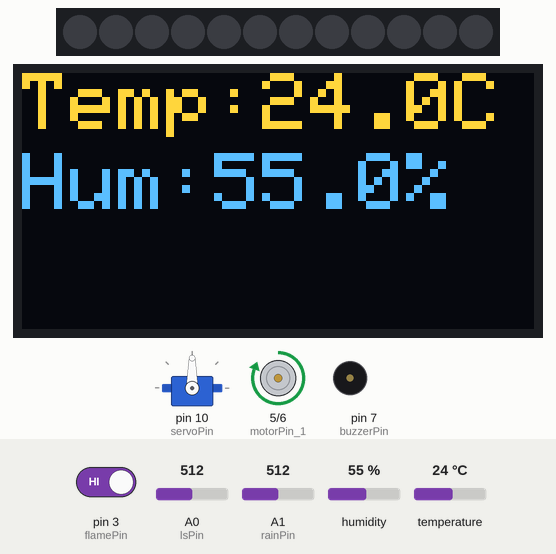
Recording of a sketch running on a simulated Arduino Uno, built with avr-gcc and run on an emulated ATmega328P. Shown: 12 RGB LEDs in strip order, left to right, servo, 128×64 one-colour display, motor-driver pin pairs drawn as motors (green arrow = first pin HIGH = forward, orange = second pin HIGH = backward, longer = more drive), buzzer (waves = sounding, pin HIGH). The test bench sets the inputs (shaded band); at power-on: pin 3 (flamePin) HIGH, A0 (lsPin) = 512, A1 (rainPin) = 512, humidity 55 %, temperature 24 °C. Dim RGB values are drawn brighter than linear; the OLED is the two-colour kind (top 16 rows yellow); what the sketch prints to the serial monitor is not drawn.

Above: at 5.5 s.
5.6 s: pin 3 (flamePin) driven LOW
At 11.0 s:
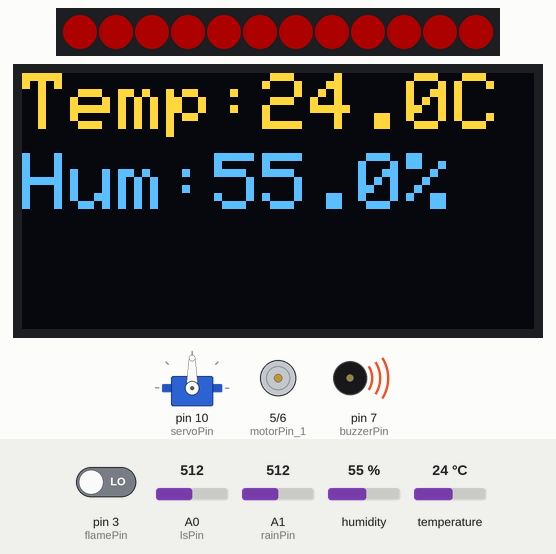
11.5 s: pin 3 (flamePin) driven HIGH
At 13.4 s:
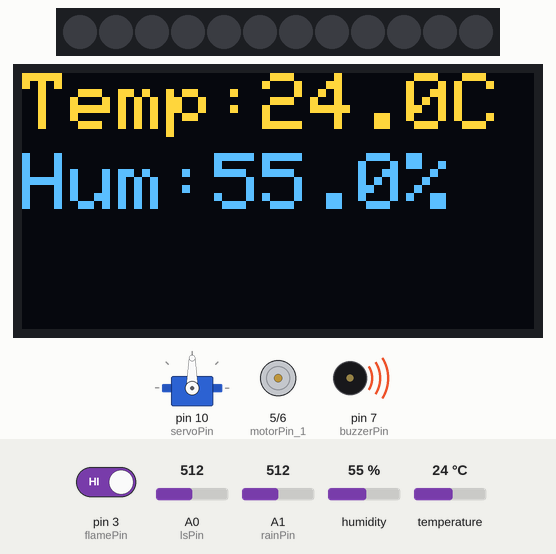
17.1 s: A0 (lsPin) set to 163
18.6 s: A0 (lsPin) set to 140
At 22.6 s:
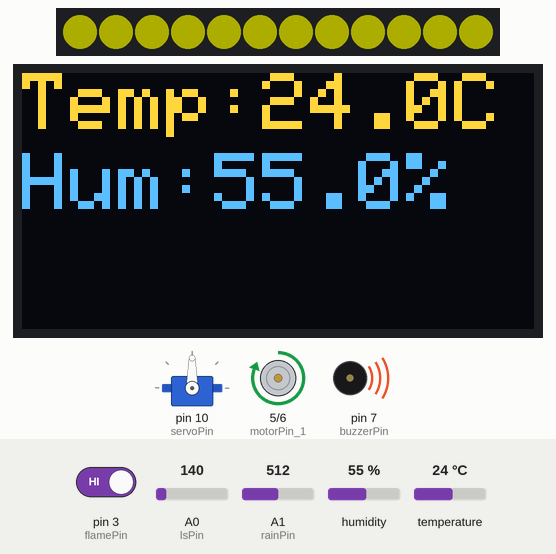
25.9 s: A1 (rainPin) set to 688
31.3 s: A1 (rainPin) set to 719
At 41.5 s:
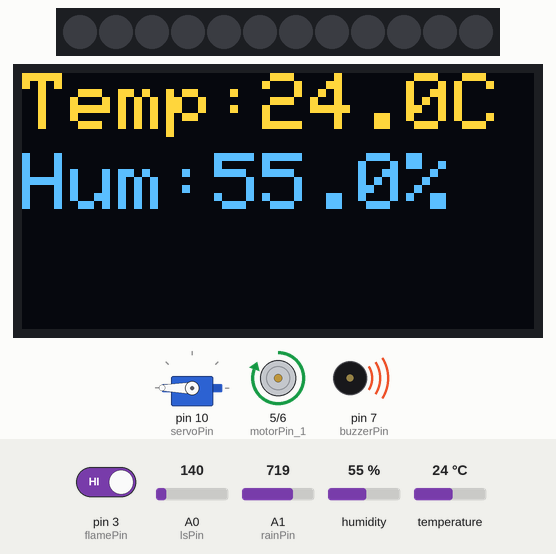
Timing chart, 0 to 43.0 s (numbered marks = the images above; inputs shaded):
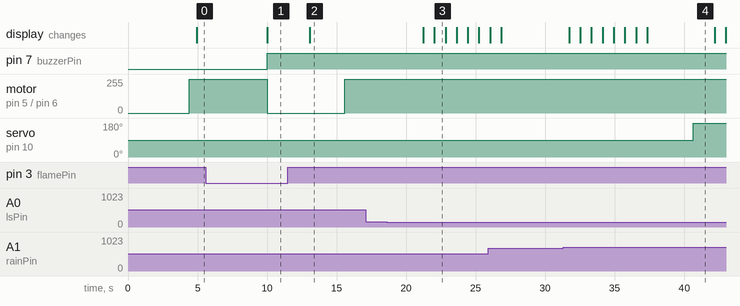

The sketch:

combined_simple_oled_check_2.ino
```cpp
// ---------- Libraries  ----------
#include <Adafruit_NeoPixel.h>    // 12 bit RGB LED library
#include <DHT.h>               // DHT11 temp & humi sensor library
#include <Servo.h>            // use Servo library
#include <Wire.h>             // I2C communication library
#include <Adafruit_GFX.h>     // Graphics library
#include <Adafruit_SSD1306.h> // OLED display library

// ---------- Pin Def., Objects & Variables ----------
// 12 bit RGB LED + light sensor
int LED_PIN = 8; // Connect to D (DIN)
int LED_COUNT = 12; // 12 LEDs on ring
Adafruit_NeoPixel strip(LED_COUNT, LED_PIN, NEO_GRB + NEO_KHZ800); // Create a NeoPixel LED strip object
int lsPin = A0; // set light sensor=A0
int lsValue;    // light sensor value
int lsThs = 150;

// DHT11 temp & humi sensor + DC motor
int dhtPin = 2; // DHT11 data pin
int dhtType = DHT11;
DHT dht(dhtPin, dhtType);
float humi;
float temp;
int motorPin_1 = 5; // DRV8833 IN1
int motorPin_2 = 6; // DRV8833 IN2
int medWarm = 22;   // replace tempThs_1 with medWarm
int veryWarm = 24;  // replace tempThs_2 with veryWarm

// rain sensor + servo motor
int rainPin = A1;
int rainValue;
int lightRainThs = 700; // light rain threshold
int heavyRainThs = 400; // heavy rain threshold
int servoPin = 10;
int winClosDeg = 0;
int winHalfDeg = 90;
int winOpenDeg = 180;
Servo windowServo;

// flame sensor + buzzer
int flamePin = 3;
bool flameValue;
int buzzerPin = 7;
bool fireDetected = false;  // Flag to indicate if fire is detected
int countFire = 0;          // Counter for flame sensor readings
int countNoFire = 0;        // Counter for no fire readings
bool fireTriggered = false; // Flag to indicate if fire safety action has been triggered

// OLED display
int SCREEN_WIDTH = 128;
int SCREEN_HEIGHT = 64;
int OLED_ADDR = 0x3C; // I2C address for OLED display
Adafruit_SSD1306 display(SCREEN_WIDTH, SCREEN_HEIGHT, &Wire, -1);
bool oledReady = false;

bool initOLED()
{
    Wire.begin();

    if (!display.begin(SSD1306_SWITCHCAPVCC, OLED_ADDR))
    {
        Serial.println("OLED init failed. Check wiring/address/ram.");
        return false;
    }

    display.clearDisplay();
    display.setTextSize(2);
    display.setTextColor(WHITE);
    display.setCursor(0, 0);
    display.println("OLED Ready");
    display.display();
    delay(800);
    return true;
}


// ---------- Setup ----------
void setup()
{
    // put your setup code here, to run once:
    // serial monitor for debugging
    Serial.begin(9600);

    // 12 bit RGB LED + light sensor
    strip.begin();
    strip.setBrightness(50); // Low brightness
    strip.show();            // send data to LED ring
    pinMode(lsPin, INPUT);

    // DHT11 temp & humi sensor + DC motor
    dht.begin();
    pinMode(motorPin_1, OUTPUT);
    pinMode(motorPin_2, OUTPUT);

    // rain sensor + servo motor
    windowServo.attach(servoPin); // attaches servo to pin 10

    // flame sensor + buzzer
    pinMode(flamePin, INPUT);
    pinMode(buzzerPin, OUTPUT);
    attachInterrupt(digitalPinToInterrupt(flamePin), fireSafety, FALLING);

    // OLED display
    oledReady = initOLED();
}

// ---------- Loop ----------
void loop()
{
    // put your main code here, to run repeatedly:
    checkFire();
    if (fireDetected)
    {
        handleFireDetected();
    }
    else
    {
        handleSmartLighting();
        updateTempHumi();
        handleAutoFanCooling();
        handleRainResponse();
        handleDisplay();
    }
}

// ---------- Functions ----------
// --- Smart Lighting ---
void handleSmartLighting()
{
    lsValue = analogRead(lsPin);
    Serial.print(F("Light Value: "));
    Serial.println(lsValue);
    if (lsValue < lsThs)
    {
        rainbow();
    }
    else
    {
        setColor(0, 0, 0);
    }
    delay(500);
}

void rainbow()
{
    // 🔴 RED
    setColor(255, 0, 0);
    delay(800);

    // 🟡 Yellow
    setColor(255, 255, 0);
    delay(800);

    // 🟠 Orange
    setColor(255, 100, 0);
    delay(800);

    // 🟢 GREEN
    setColor(0, 255, 0);
    delay(800);

    // 🔵 BLUE
    setColor(0, 0, 255);
    delay(800);

    // 🔷 Indigo
    setColor(75, 0, 130);
    delay(800);

    // 🟣 Violet
    setColor(148, 0, 211);
    delay(800);

    // ⚫ OFF
    setColor(0, 0, 0);
    delay(800);
}

void setColor(int r, int g, int b)
{
    for (int i = 0; i < LED_COUNT; i++)
    {
        strip.setPixelColor(i, strip.Color(r, g, b));
    }
    strip.show();
}

// --- Auto Fan Cooling ---
void updateTempHumi()
{
    humi = dht.readHumidity();
    temp = dht.readTemperature(); // Celsius
    Serial.print(F("Temperature: "));
    Serial.print(temp);
    Serial.print(F("°C, Humidity: "));
    Serial.print(humi);
    Serial.println(F("%"));
    delay(2000); // DHT11 sensor can only be read every 2 seconds
}

void handleAutoFanCooling()
{
    if (temp < medWarm)
    {
        fanOff();
    }
    else if (temp >= medWarm && temp < veryWarm)
    {
        analogWrite(motorPin_1, 153);
        analogWrite(motorPin_2, 0); // half speed cooling fan
        Serial.println(F("Cooling Mode - Med"));
    }
    else
    {
        analogWrite(motorPin_1, 255);
        analogWrite(motorPin_2, 0); // full speed cooling fan
        Serial.println(F("Cooling Mode - High"));
    }
}

void fanOff()
{
    analogWrite(motorPin_1, 0);
    analogWrite(motorPin_2, 0); // stop motor: both inputs LOW
    Serial.println(F("Fan OFF"));
}

// --- Rain Response ---
void handleRainResponse()
{
    rainValue = analogRead(rainPin);
    Serial.print(F("Rain Value: "));
    Serial.println(rainValue);

    if (rainValue > lightRainThs)
    {
        // No rain
        windowServo.write(winOpenDeg); // Open the window
        Serial.println(F("No Rain. Keeping the window open."));
    }
    else if (rainValue <= lightRainThs && rainValue > heavyRainThs)
    {
        // Light rain
        windowServo.write(winHalfDeg); // Partially open the window
        Serial.println(F("Light Rain Detected! Partially opening the window."));
    }
    else // rainValue <= heavyRainThs
    {
        // Heavy rain
        windowServo.write(winClosDeg); // Close the window
        Serial.println(F("Heavy Rain Detected! Closing the window."));
    }
    delay(500);
}

// --- Fire Safety ---
void handleFireDetected()
{
    Serial.println(F("Fire detected!"));
    digitalWrite(buzzerPin, HIGH);
    setColor(255, 0, 0); // Red color for fire

    analogWrite(motorPin_1, 0);
    analogWrite(motorPin_2, 0); // Turn off the fan
}

void checkFire()
{
    countFire = 0;   // Reset the counter for each loop iteration
    countNoFire = 0; // Reset the no fire counter for each loop iteration

    // Read the flame sensor value 5 consecutive times
    for (int i = 0; i < 5; i++)
    {
        flameValue = digitalRead(flamePin);
        if (flameValue == LOW)
        {
            countFire += 1;
        }
        else
        {
            countNoFire += 1;
        }
        Serial.print(F("Flame Sensor Value: "));
        Serial.print(flameValue);
        Serial.print(F(" | Count Fire: "));
        Serial.print(countFire);
        Serial.print(F(" | Count No Fire: "));
        Serial.println(countNoFire);
        delay(200); // short delay between readings
    }
    // check if the flame sensor value is LOW for 5 consecutive readings
    if (countNoFire == 5)
    {
        fireDetected = false;
    }
    if (fireTriggered && countFire >= 3)
    {
        fireDetected = true;
        fireTriggered = false; // Reset the flag after taking action
    }
}

void fireSafety()
{
    fireTriggered = true; // Set the flag to indicate that fire safety action has been triggered
}

// OLED Display
void handleDisplay()
{
    if (!oledReady)
    {
        return;
    }

    display.clearDisplay();
    display.setTextSize(2); // Bigger text → about 3-4 rows
    display.setTextColor(WHITE);

    // Row 1
    display.setCursor(0, 0);
    display.print("Temp:");
    display.print(temp, 1); // print temperature with 0 decimal places
    display.println("C");

    // Row 2
    display.setCursor(0, 20);
    display.print("Hum:");
    display.print(humi, 1); // print temperature with no decimal places
    display.println("%");

    display.display(); // send all text to OLED
}
```

Measured:
- the behaviour switches between 150 and 149 on A0 (lsPin) (found by bisection; images 2 and 3)
- the behaviour switches between 700 and 701 on A1 (rainPin) (found by bisection; images 3 and 4)
- after the input at 5.6 s, pin 7 (buzzerPin): LOW → HIGH after 4.4 s; motor on pin 5 (motorPin_1) / pin 6 (motorPin_2): forward 255/255 → stopped after 4.4 s
- after the input at 11.5 s, motor on pin 5 (motorPin_1) / pin 6 (motorPin_2): stopped → forward 255/255 after 4.1 s
- after the input at 17.1 s, every drawn part: stays the same
- after the input at 31.3 s, servo on pin 10 (servoPin): 90° → 180° after 9.4 s
- what the display in image 3 shows lasts 0.8 s, from 22.0 s to 22.8 s
